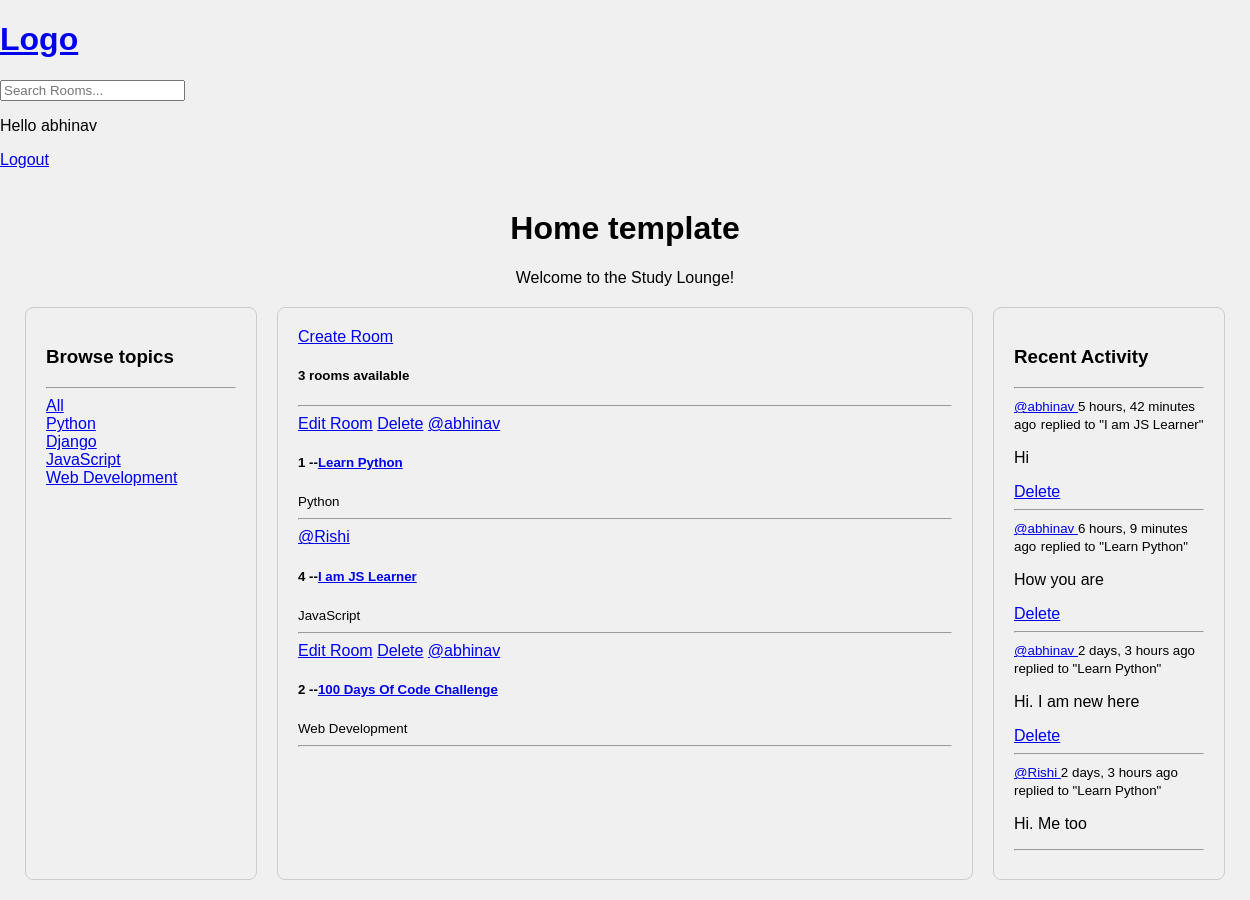
The app's page / (signed in) with its own data.
### base/models.py (models this page shows)
class Topic(models.Model):
    name = models.CharField(max_length=200)
    def __str__(self):
        return self.name

class Room(models.Model):
    host = models.ForeignKey(User, on_delete=models.SET_NULL, null=True)
    topic = models.ForeignKey(Topic,on_delete=models.SET_NULL, null=True)
    name = models.CharField(max_length=200)
    description = models.TextField(null=True, blank=True)
    participants = models.ManyToManyField(User, related_name='participants', blank=True)
    updated = models.DateTimeField(auto_now=True)
    created = models.DateTimeField(auto_now_add=True)
    class Meta:
        ordering = ['-updated', '-created']
    def __str__(self):
        return self.name

class Message(models.Model):
    user = models.ForeignKey(User, on_delete=models.CASCADE)
    room = models.ForeignKey(Room, on_delete=models.CASCADE)
    body = models.TextField()
    updated = models.DateTimeField(auto_now=True)
    created = models.DateTimeField(auto_now_add=True)
    class Meta:
        ordering = ['-updated', '-created']
    def __str__(self):
        return self.body[0:50]

### base/views.py (the view)
# urls.py: 2. Add a URL to urlpatterns:  path('', views.home, name='home')
def home(request):
    q = request.GET.get('q') if request.GET.get('q') != None else ''
    rooms = Room.objects.filter(
        Q(topic__name__icontains=q) |
        Q(name__icontains=q) |
        Q(description__icontains=q)
    ).distinct()
    topics = Topic.objects.all()
    room_count = rooms.count()
    room_messages = Message.objects.filter(
        Q(room__topic__name__icontains=q)
    ).distinct()[:5]  # Get the latest 5 messages related to the search query
    context = {'rooms':rooms, 'topics':topics, 'room_count':room_count, 'room_messages':room_messages}
    return render(request, 'base/home.html', context)

### base/templates/base/home.html (shortened to what this page needs)
{% extends 'main.html' %} {% block content %}
<div class="main-container">
  <div class="heading">
    <h1>Home template</h1>
    <p>Welcome to the Study Lounge!</p>
  </div>
  <div class="home-container">
    <div>{% include 'base/topics_component.html' %}</div>
    <div>
      <a href="{% url 'create-room' %}">Create Room</a>
      <h5>{{room_count}} rooms available</h5>
      <hr />
      {%include 'base/feed_component.html'%}
    </div>
    <div>{%include 'base/activity_component.html'%}</div>
  </div>
  {% endblock content%}

### templates/navbar.html
<a href="/">
  <h1>Logo</h1>
</a>
<form action="{% url 'home' %}" method="GET">
  <input type="text" name="q" placeholder="Search Rooms..." />
</form>
{% if request.user.is_authenticated %}
<p>Hello {{request.user}}</p>
<a href="{% url 'logout' %}">Logout</a>
{% else %}
<a href="{% url 'login' %}">Login</a>
<hr />
{% endif %}

### base/templates/base/topics_component.html
<h3>Browse topics</h3>
<hr />
<div>
  <a href="{% url 'home' %}">All</a>
</div>
{% for topic in topics %}
<div>
  <a href="{% url 'home' %}?q={{topic.name}}">{{topic.name}}</a>
</div>
{% endfor %}

### base/templates/base/feed_component.html
<div>
  {% for room in rooms %}
  <div>
    {% if request.user == room.host %}
    <a href="{% url 'update-room' room.id %}">Edit Room</a>
    <a href="{% url 'delete-room' room.id %}">Delete</a>
    {% endif %}
    <a href="{% url 'user-profile' room.host.id %}">@{{room.host.username}}</a>
    <h5>{{room.id}} --<a href="{% url 'room' room.id%}">{{room.name}}</a></h5>
    <small>{{room.topic}}</small>
    <hr />
  </div>
  {% endfor %}
</div>

### base/templates/base/activity_component.html
<h3>Recent Activity</h3>
<hr />
<div>
  {% for message in room_messages %}
  <div>
    <small
      ><a href="{% url 'user-profile' message.user.id %}">@{{message.user}} </a>
      {{message.created | timesince}} ago</small
    >
    <small>replied to "{{message.room}}"</small>
    <p>{{message}}</p>
    {% if message.user == request.user %}
    <a href="{% url 'delete-message' message.id %}">Delete</a>
    {% endif %}
    <hr />
  </div>
  {% endfor %}
</div>

### static/styles/main.css (style rules this page uses)
body { background-color: #f0f0f0; font-family: Arial, sans-serif; margin: 0; padding: 0; }

### base/templates/base/home.html (style rules this page uses)
.main-container { width: 100%; max-width: 1200px; margin: auto; padding: 20px; }
.heading { text-align: center; margin-bottom: 20px; }
.home-container { display: grid; grid-template-columns: 1fr 3fr 1fr; gap: 20px; }
.home-container > div { padding: 20px; border: 1px solid #ccc; border-radius: 8px; }

### records on screen
Topic: name "Python"
Topic: name "Django"
Topic: name "JavaScript"
Topic: name "Web Development"
Room: shows "Edit Room", host.username "abhinav", id "1", name "Learn Python", topic "Python"
Room: host.username "Rishi", id "4", name "I am JS Learner", topic "JavaScript"
Room: shows "Edit Room", host.username "abhinav", id "2", name "100 Days Of Code Challenge", topic "Web Development"
Message: user "abhinav", created "5 hours, 42 minutes", room "I am JS Learner", body "Hi", shows "Delete"
Message: user "abhinav", created "6 hours, 9 minutes", room "Learn Python", body "How you are", shows "Delete"
Message: user "abhinav", created "2 days, 3 hours", room "Learn Python", body "Hi. I am new here", shows "Delete"
Message: user "Rishi", created "2 days, 3 hours", room "Learn Python", body "Hi. Me too"

### other values on screen
{{ request.user }} "abhinav"
{{ room_count }} "3"
